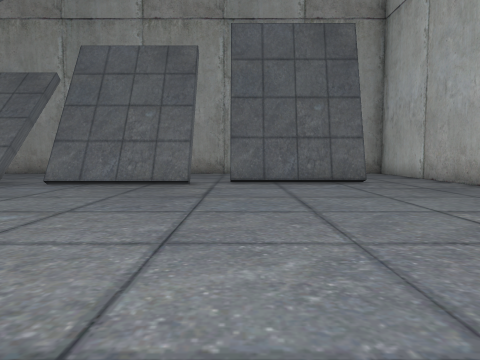
View 1 (above)

24 first-person views from a walk through a 3-D level made in the Unity game engine. The camera is 1.4 m above the floor, tilts 4° down and sees 70° across. The floor is counted in squares, 2 m on a side. Each view is taken from the middle of a square. On the plan, view 1 faces up. The plan holds only what a view shows up to about 11 squares ahead; the rest is blank. The place goes on beyond the plan.

View 2
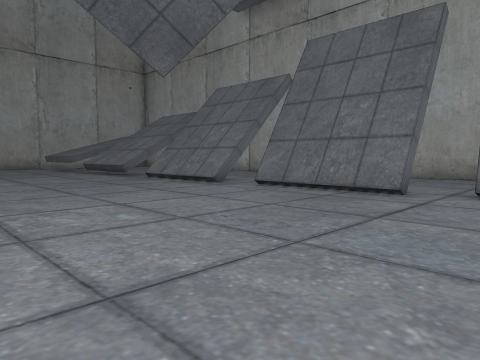

View 3
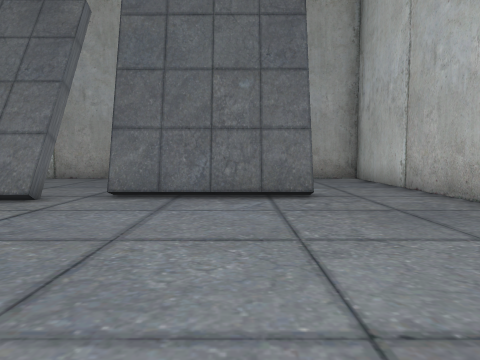

View 4
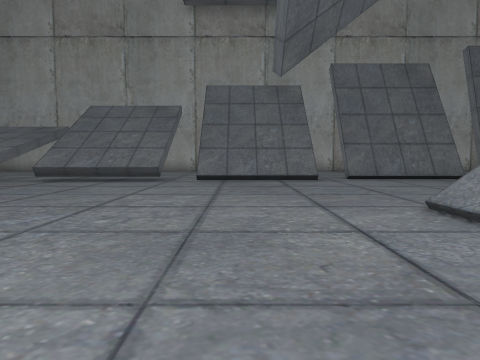

View 5
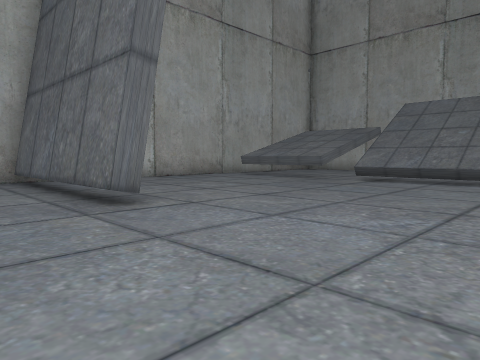

View 6
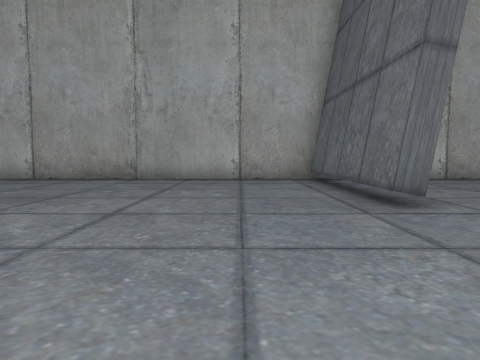

View 7
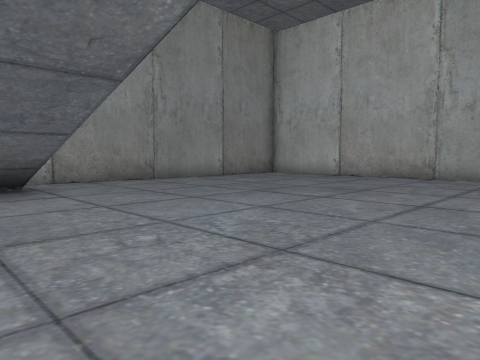

View 8
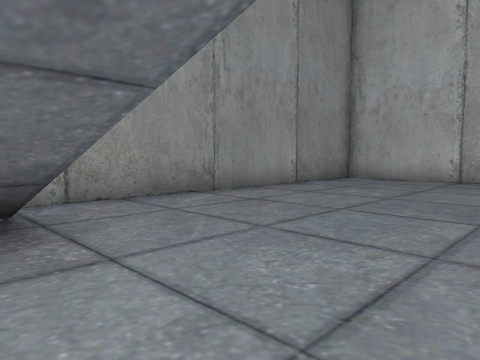

View 9
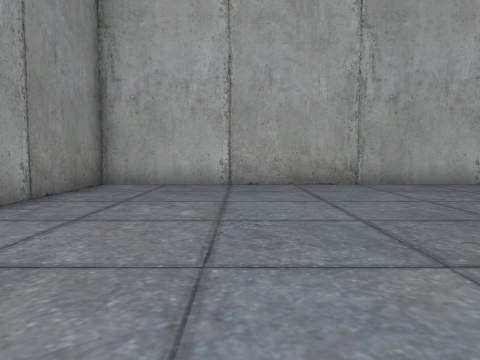

View 10
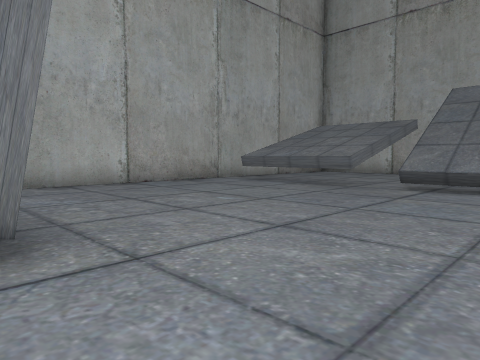

View 11
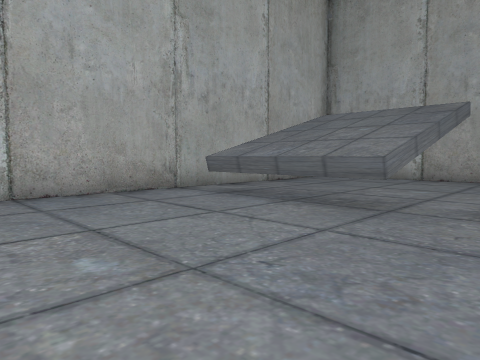

View 12
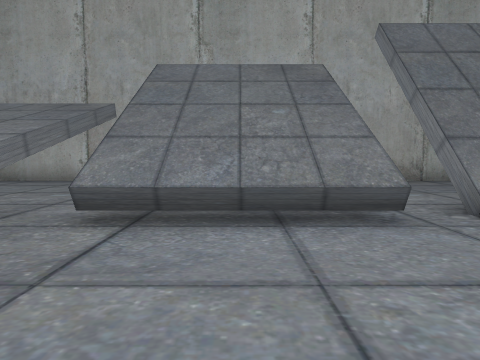

View 13
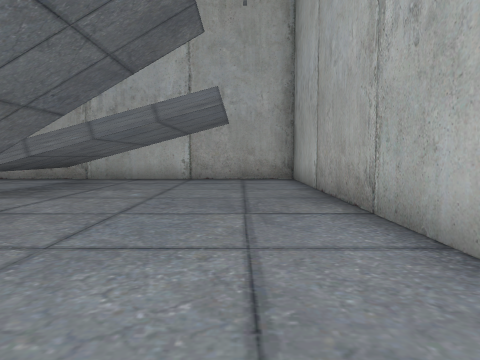

View 14
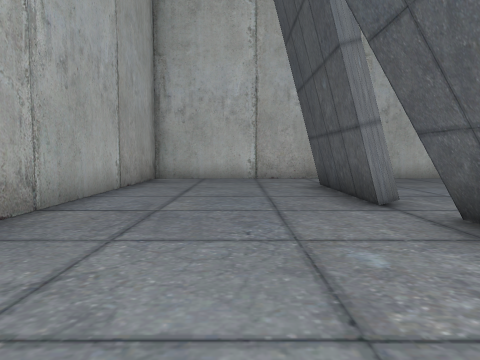

View 15
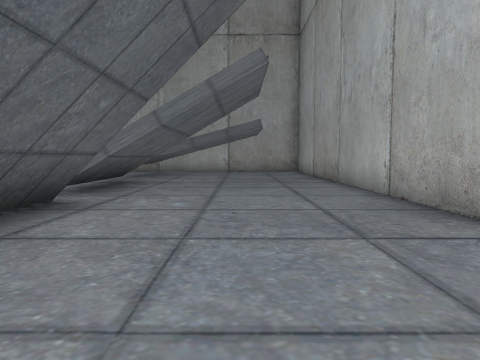

View 16
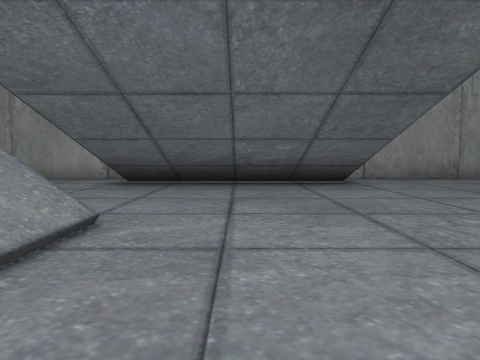

View 17
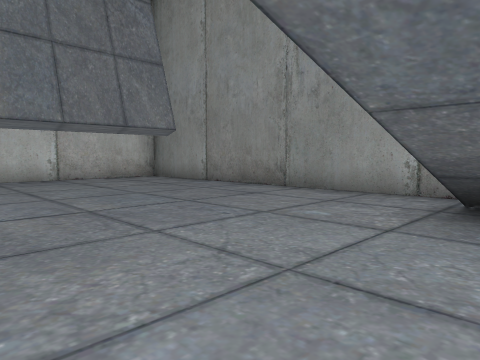

View 18
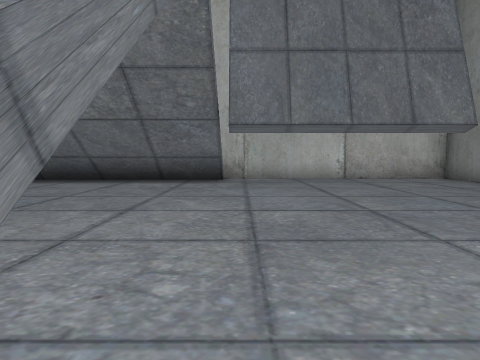

View 19
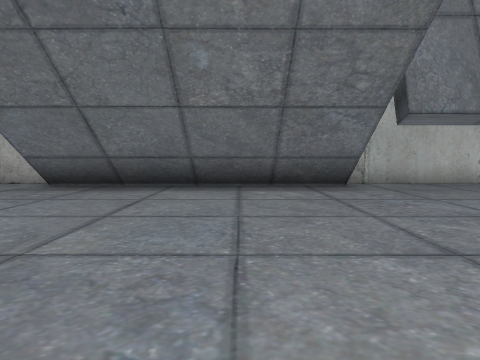

View 20
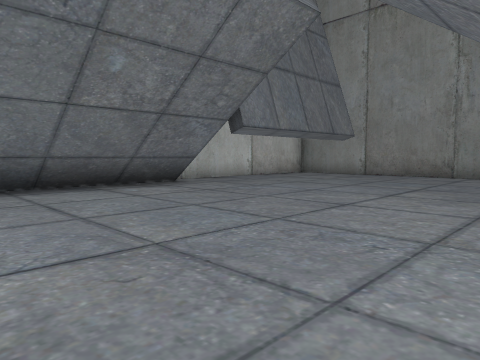

View 21
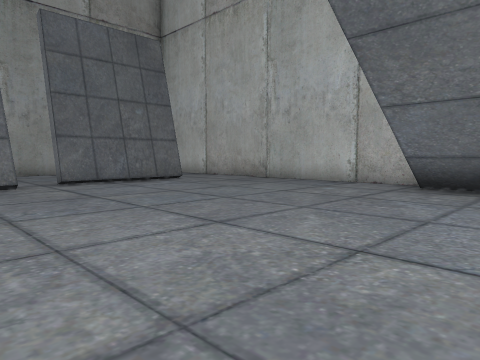

View 22
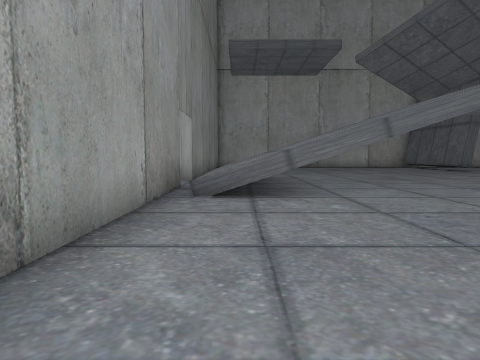

View 23
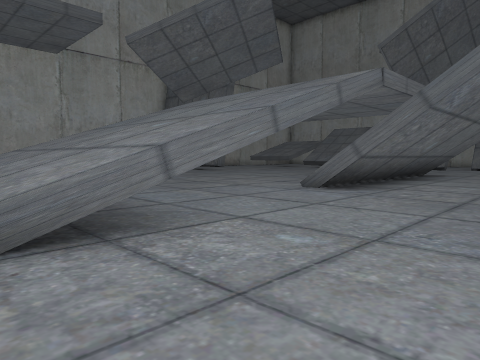

View 24
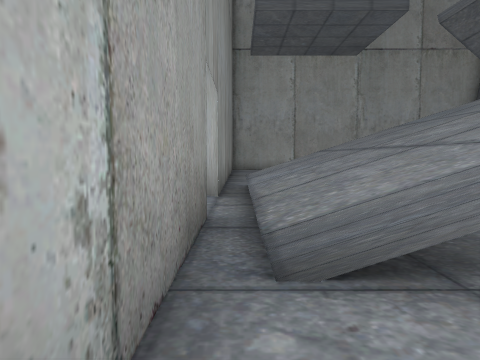

### Floor plan
Key: @ floor where view 1 was taken; # wall or solid block; x gap in a wall; . main floor; : floor 2.5 m higher than the main floor; / step, stairs or slope; ^ raised ledge; T thing the floor can be seen under or through; O other object.
Columns run from 20 left of view 1 to 6 right of it. Each row starts with its distance up from view 1.
 14 ###########################
 13 #.............. ..........#
 12 #.........................#
 11 #.........................#
 10 #.........................#
  9 #.   T.....//./.###.####..#
  8 #.TTTT.^^^.//O//////......#
  7 #.........................#
  6 #.........................#
  5 #.........................#
  4 #.........................#
  3 #.........................#
  2 #............../ .......:
  1  .............. /.......:
  0 #######........ /...@...:
 -1 #.............  /.......:
 -2 #.............. /.......:
 -3 #..............//.......:
 -4 #............../#.......x #
 -5 #.........................#
 -6 #.........................#
 -7 #.........................#
 -8 #.........#######.........#
 -9 #.........^^^^^^^.........#
-10 #.........^^^^^^^.........#
-11 #...........^^^^..........#
-12 #############   ###########

Positions as (right, up) in squares from view 1, and headings:
1: (0, 0), facing up
2: (1, 2), facing up-left
3: (2, 3), facing up
4: (-8, -2), facing up
5: (-9, -2), facing up-left
6: (-9, -2), facing left
7: (-8, -2), facing down-left
8: (-9, -6), facing down-left
9: (-11, -8), facing left
10: (-11, 0), facing up-left
11: (-13, 3), facing up-left
12: (-12, 4), facing up
13: (-9, 12), facing left
14: (-5, 11), facing right
15: (-4, 11), facing left
16: (-7, -1), facing down
17: (-5, -5), facing down-right
18: (-5, -5), facing right
19: (-3, -2), facing right
20: (-3, 1), facing down-right
21: (-3, 0), facing up-right
22: (2, -10), facing left
23: (-1, -11), facing up-left
24: (-2, -11), facing left
